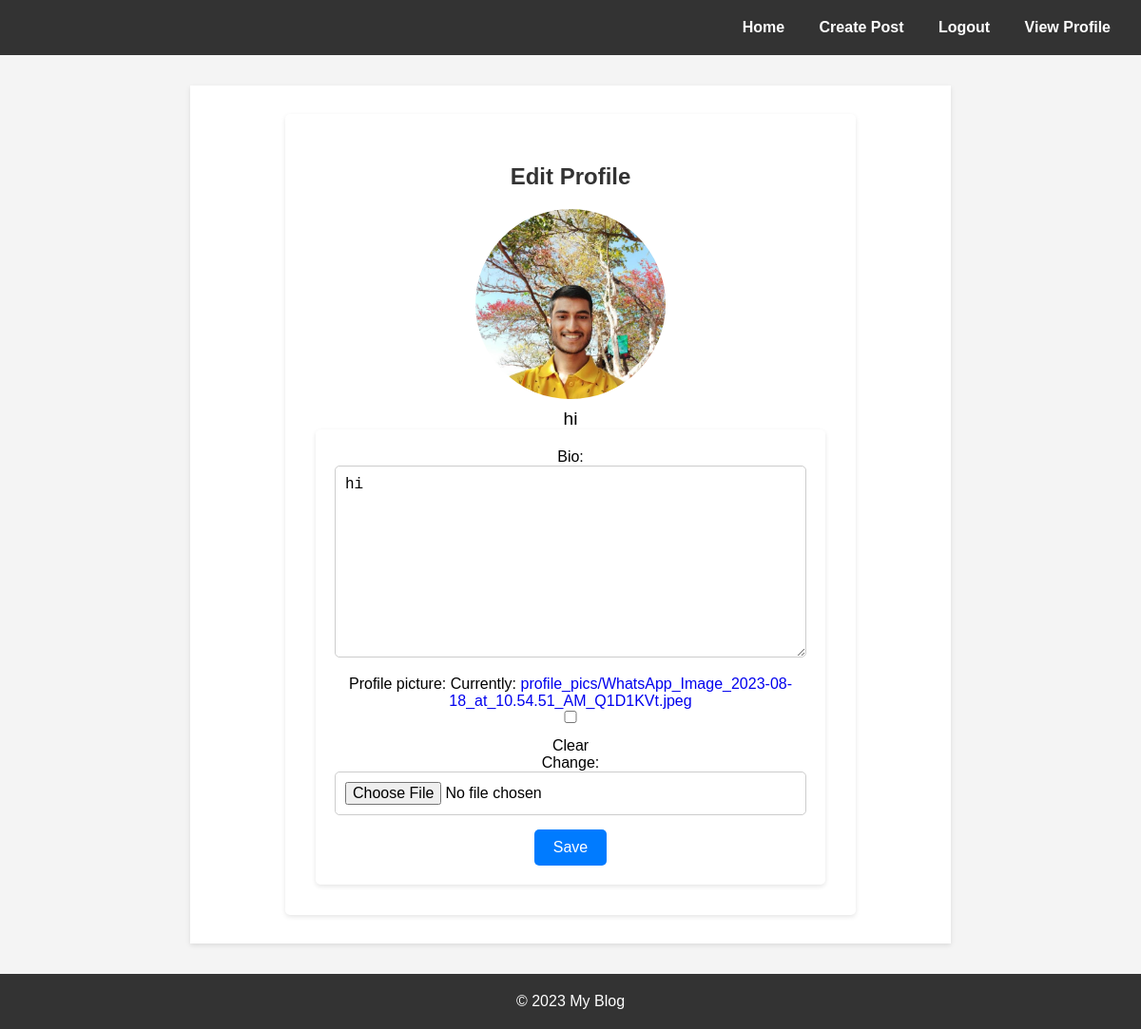
The app's page /edit_profile/ (signed in) with its own data.
### blog/models.py (models this page shows, shortened)
class UserProfile(models.Model):
    user = models.OneToOneField(User, on_delete=models.CASCADE)
    bio = models.TextField(blank=True)
    profile_picture = models.ImageField(upload_to='profile_pics/', blank=True, null=True)

### blog/views.py (the view)
# urls.py: path('edit_profile/', views.edit_profile, name='edit_profile'),
@login_required
def edit_profile(request):
    user_profile, created = UserProfile.objects.get_or_create(user=request.user)
    has_profile_picture = bool(user_profile.profile_picture)
    if request.method == 'POST':
        profile_form = UserProfileForm(request.POST, request.FILES, instance=user_profile)
        if profile_form.is_valid():
            profile_form.save()
            return redirect('profile')
    else:
        profile_form = UserProfileForm(instance=user_profile)
    return render(request, 'blog/profile/edit_profile.html', {'user_profile': user_profile, 'profile_form': profile_form,'has_profile_picture': has_profile_picture})

### blog/forms.py
class UserProfileForm(forms.ModelForm):
    class Meta:
        model = UserProfile
        fields = ['bio', 'profile_picture']

### blog/templates/blog/profile/edit_profile.html (shortened to what this page needs)
{% extends "blog/base.html" %}
{% load static %}
{% block content %}
<body>
    <div class="container">
        <h2>Edit Profile</h2>
        <div class="profile-info">
            {% if user_profile.profile_picture %}
                <img class="profile-picture" src="{{ user_profile.profile_picture.url }}" alt="{{ user_profile.user.username }}'s Profile Picture">
            {% endif %}
            <p class="bio">{{ user_profile.bio }}</p>
            <form method="post" enctype="multipart/form-data">
                {{ profile_form.as_p }}
                <button type="submit">Save</button>
            </form>
        </div>
    </div>
</body>
{% endblock %}

### blog/static/blog/css/styles.css (style rules this page uses)
* { margin: 0; padding: 0; box-sizing: border-box; font-size: 16px; }
body { font-family: Arial, sans-serif; background-color: #f4f4f4; margin: 0; padding: 0; }
.container { max-width: 37.5rem; margin: 0 auto; padding: 2rem; background-color: #fff; border-radius: 0.3125rem; box-shadow: 0 0.125rem 0.3125rem rgba(0, 0, 0, 0.1); }
h2 { text-align: center; color: #333; font-size: 1.5rem; justify-content: center; }
.profile-info { margin-top: 1.25rem; text-align: center; }
.profile-picture { max-width: 9.375rem; border-radius: 50%; display: block; margin: 0 auto; }
.bio { margin-top: 0.625rem; text-align: center; }
@media only screen and (min-width: 36.25rem) { .profile-picture { max-width: 12.5rem; } }
@media only screen and (min-width: 36.25rem) { .bio { font-size: 1.2rem; } }
.container { padding: 2rem; }
a { text-decoration: none; }
h2 { text-align: center; margin-top: 20px; color: #333; }
form { max-width: 600px; padding: 20px; background-color: #fff; border-radius: 5px; box-shadow: 0 2px 5px rgba(0, 0, 0, 0.1); }
form input, form textarea { width: 100%; padding: 10px; margin-bottom: 15px; border: 1px solid #ccc; border-radius: 5px; font-size: 16px; outline: none; }
form button[type="submit"] { background-color: #007bff; color: #fff; border: none; border-radius: 5px; cursor: pointer; padding: 10px 20px; font-size: 16px; }

### records on screen
UserProfile: profile_picture (picture), bio "hi"
